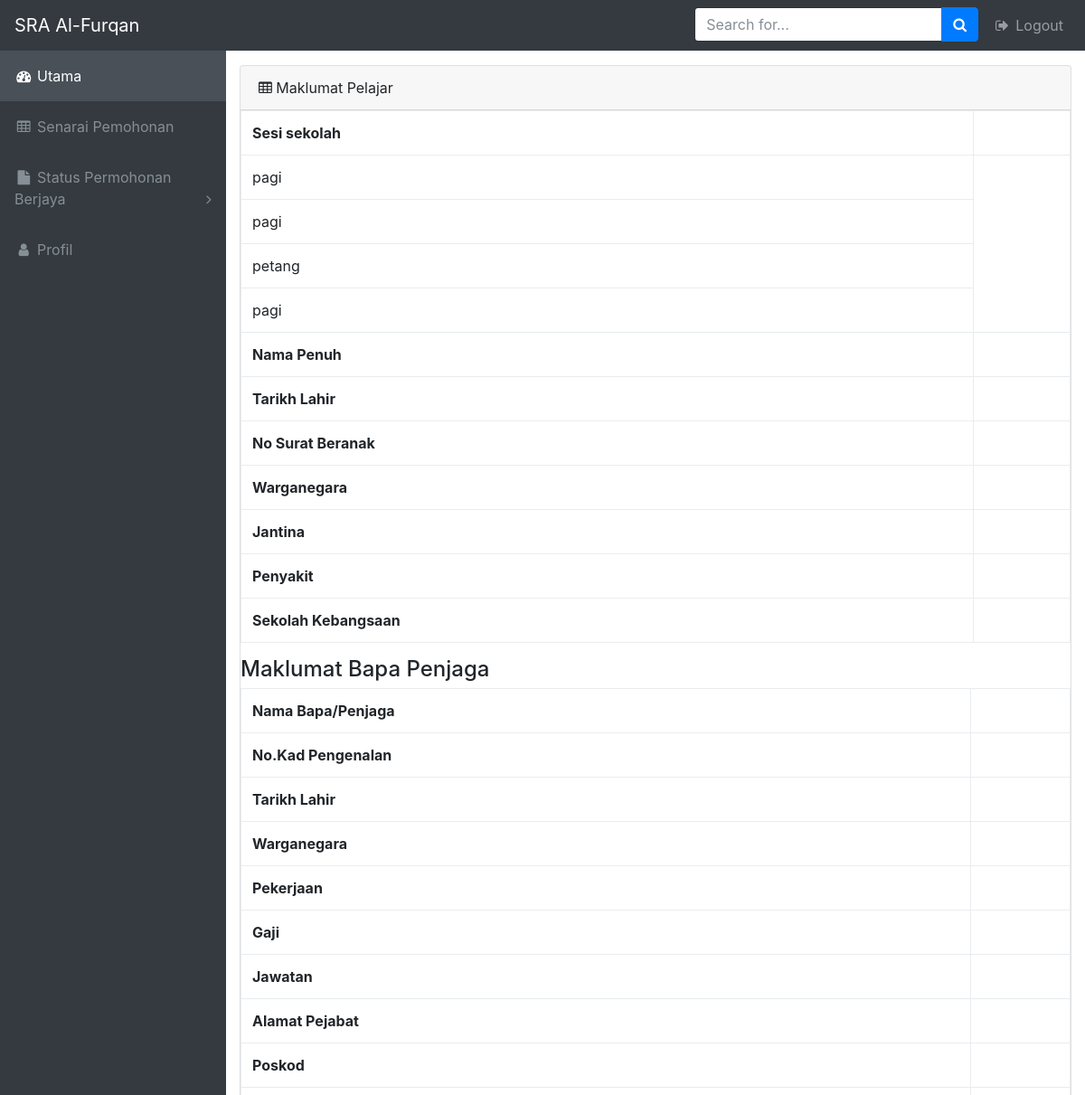
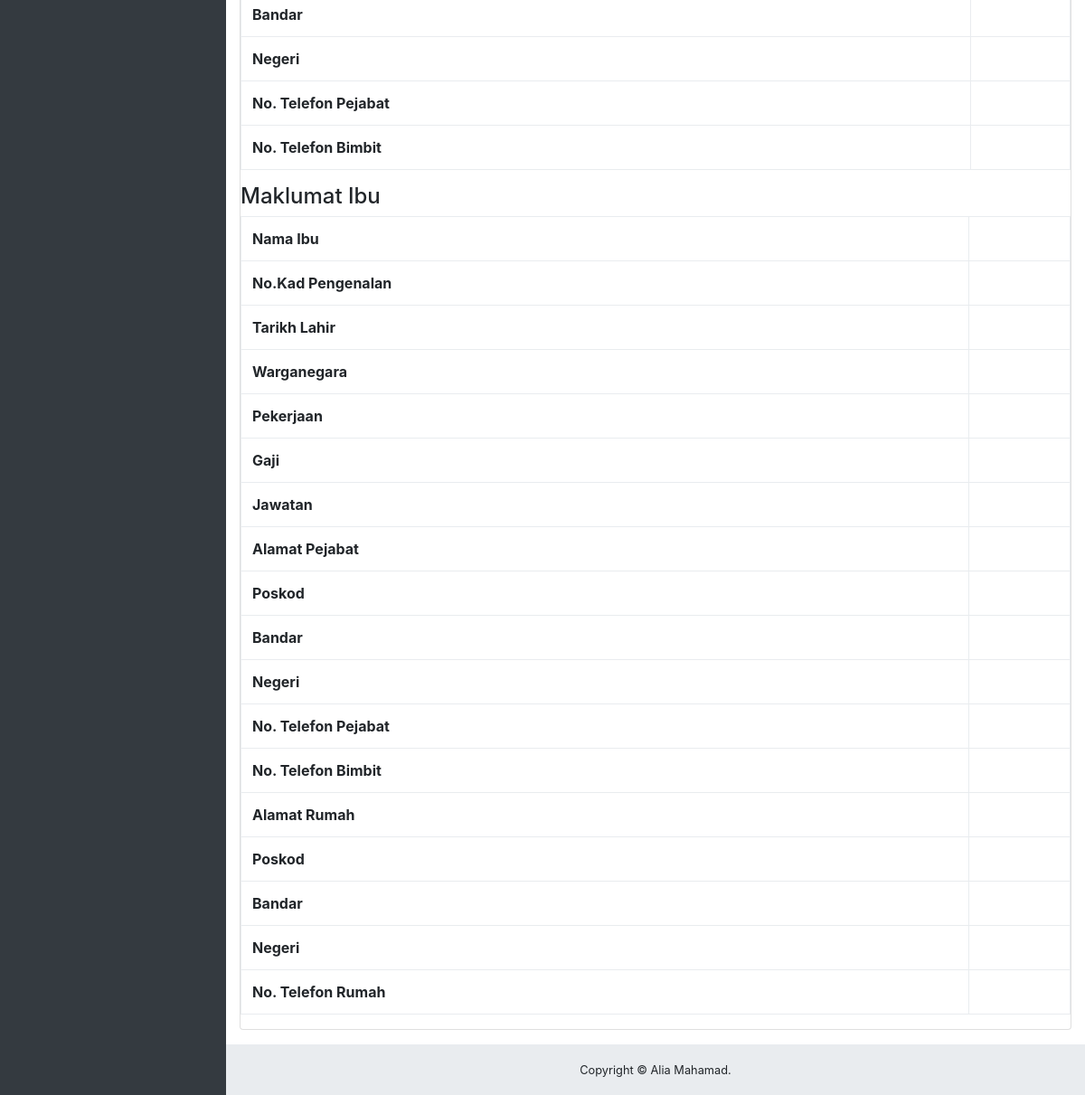
The app's page /admin/displayInfo.php (signed in) with its own data (2 pictures, top to bottom).
### tables this page shows
CREATE TABLE `student` (
  `id` int(10) NOT NULL,
  `sesisekolah` varchar(500) NOT NULL,
  `std_name` varchar(100) NOT NULL,
  `std_dob` date NOT NULL,
  `std_nolahir` varchar(255) NOT NULL,
  `std_warga` varchar(255) NOT NULL,
  `std_jantina` varchar(255) NOT NULL,
  `std_penyakit` varchar(255) NOT NULL,
  `std_sk` varchar(255) NOT NULL,
  `fname` varchar(225) NOT NULL,
  `fic` int(50) NOT NULL,
  `fdob` date NOT NULL,
  `fwarga` varchar(225) NOT NULL,
  `fkerja` varchar(225) NOT NULL,
  `fgaji` int(11) NOT NULL,
  `fjawatan` varchar(225) NOT NULL,
  `fofcaddr` varchar(225) NOT NULL,
  `fofcposkod` int(11) NOT NULL,
  `fofcbandar` varchar(225) NOT NULL,
  `fofcnegeri` varchar(225) NOT NULL,
  `fnopejabat` int(11) NOT NULL,
  `fnofon` int(11) NOT NULL,
  `mom_name` varchar(225) NOT NULL,
  `mom_ic` int(11) NOT NULL,
  `mom_dob` date NOT NULL,
  `mom_warga` varchar(225) NOT NULL,
  `mom_kerja` varchar(225) NOT NULL,
  `mom_gaji` int(11) NOT NULL,
  `mom_jawatan` varchar(225) NOT NULL,
  `mom_ofcaddr` varchar(225) NOT NULL,
  `mom_poskod` int(11) NOT NULL,
  `mom_bandar` varchar(225) NOT NULL,
  `mom_negeri` varchar(225) NOT NULL,
  `mom_nopejabat` int(11) NOT NULL,
  `mom_nofon` int(11) NOT NULL,
  `mom_homeaddr` varchar(225) NOT NULL,
  `mom_homeposkod` int(11) NOT NULL,
  `mom_homebandar` varchar(225) NOT NULL,
  `mom_homenegeri` varchar(225) NOT NULL,
  `mom_norumah` int(11) NOT NULL,
  `Tindakan` text NOT NULL
);

### admin/displayInfo.php (the view, shortened to what this page needs)
<?php
include_once("../inc/dbconn.php");
include_once("../inc/header_admin.php");
$sql = 'SELECT * FROM student';
$query = mysqli_query($db, $sql);
?>
<html>
	<body>
	<div class="content-wrapper">
		<div class="container-fluid">
			<div class="card mb-3">
				<div class="card-header">
					<i class="fa fa-table"></i>
            		Maklumat Pelajar
				</div>
					<table class="table table-bordered table-hover">
						<tbody>
							<tr>
								<th>Sesi sekolah</th>
								<td>
								<?php
				                while ($row = mysqli_fetch_array($query)) {
				                	echo '<tr>
			                			<td>'.$row['sesisekolah'].'</td>
		        						</tr>';
				                }
				                ?>
								</td>
							</tr>
							<tr>
								<th>Nama Penuh</th>
								<td>
								</td>
							</tr>
							<tr>
								<th>Tarikh Lahir</th>
								<td>
								</td>
							</tr>
							<tr>
								<th>No Surat Beranak</th>
								<td>
								</td>
							</tr>
							<tr>
								<th>Warganegara</th>
								<td>
								</td>
							</tr>
							<tr>
								<th>Jantina</th>
								<td>
								</td>
							</tr>
							<tr>
								<th>Penyakit</th>
								<td>
								</td>
							</tr>
							<tr>
								<th>Sekolah Kebangsaan</th>
								<td>
								</td>
							</tr>
						</tbody>
					</table>
					<table class="table table-bordered table-hover">
						<tbody>
							<h4>Maklumat Bapa Penjaga</h4>
							<tr>
								<th>Nama Bapa/Penjaga</th>
								<td>
								</td>
							</tr>
							<tr>
								<th>No.Kad Pengenalan</th>
								<td>
								</td>
							</tr>
							<tr>
								<th>Tarikh Lahir</th>
								<td>
								</td>
							</tr>
							<tr>
								<th>Warganegara</th>
								<td>
								</td>
							</tr>
							<tr>
								<th>Pekerjaan</th>
								<td>
								</td>
							</tr>
							<tr>
								<th>Gaji</th>
								<td>
								</td>
							</tr>
							<tr>
								<th>Jawatan</th>
								<td>
								</td>
							</tr>
		                    <tr>
								<th>Alamat Pejabat</th>
								<td>
								</td>
							</tr>
		                    <tr>
								<th>Poskod</th>
								<td>
								</td>
							</tr>
		                    <tr>
								<th>Bandar</th>
								<td>
								</td>
							</tr>
		                    <tr>
								<th>Negeri</th>
								<td>
								</td>
							</tr>
							<tr>
								<th>No. Telefon Pejabat</th>
								<td>
								</td>
							</tr>
							<tr>
								<th>No. Telefon Bimbit</th>
								<td>
								</td>
							</tr>
						</tbody>
					</table>
					<table class="table table-bordered table-hover">
						<tbody>
							<h4>Maklumat Ibu</h4>
							<tr>
								<th>Nama Ibu</th>
								<td>
								</td>
							</tr>
							<tr>
								<th>No.Kad Pengenalan</th>
								<td>
								</td>
							</tr>
							<tr>
								<th>Tarikh Lahir</th>
								<td>
								</td>
							</tr>
							<tr>
								<th>Warganegara</th>
								<td>
								</td>
							</tr>
							<tr>
								<th>Pekerjaan</th>
								<td>
								</td>
							</tr>
							<tr>
								<th>Gaji</th>
								<td>
								</td>
							</tr>
							<tr>
								<th>Jawatan</th>
								<td>
								</td>
							</tr>
		                    <tr>
								<th>Alamat Pejabat</th>
								<td>
								</td>
							</tr>
		                    <tr>
								<th>Poskod</th>
								<td>
								</td>
							</tr>
		                    <tr>
								<th>Bandar</th>
								<td>
								</td>
							</tr>
		                    <tr>
								<th>Negeri</th>
								<td>
								</td>
							</tr>
							<tr>
								<th>No. Telefon Pejabat</th>
								<td>
								</td>
							</tr>
							<tr>
								<th>No. Telefon Bimbit</th>
								<td>
								</td>
							</tr>
							<tr>
								<th>Alamat Rumah</th>
								<td>
								</td>
							</tr>
							<tr>
								<th>Poskod</th>
								<td>
								</td>
							</tr>
							<tr>
								<th>Bandar</th>
								<td>
								</td>
							</tr>
							<tr>
								<th>Negeri</th>
								<td>
								</td>
							</tr>
							<tr>
								<th>No. Telefon Rumah</th>
								<td>
								</td>
							</tr>
						</tbody>
					</table>
				</div>
			</div>
			</div>
			<?php
			include_once("../inc/footer.php");
			?>

### css/sb-admin.css (style rules this page uses)
html { position: relative; min-height: 100%; }
body.sticky-footer { margin-bottom: 56px; }
body.sticky-footer .content-wrapper { min-height: calc(100vh - 56px - 56px); }
body.fixed-nav { padding-top: 56px; }
.content-wrapper { min-height: calc(100vh - 56px); padding-top: 1rem; }
.content-wrapper { overflow-x: hidden; background: white; }
@media (min-width: 992px) { .content-wrapper { margin-left: 250px; } }

### records on screen
student: sesisekolah "pagi"
student: sesisekolah "pagi"
student: sesisekolah "petang"
student: sesisekolah "pagi"
